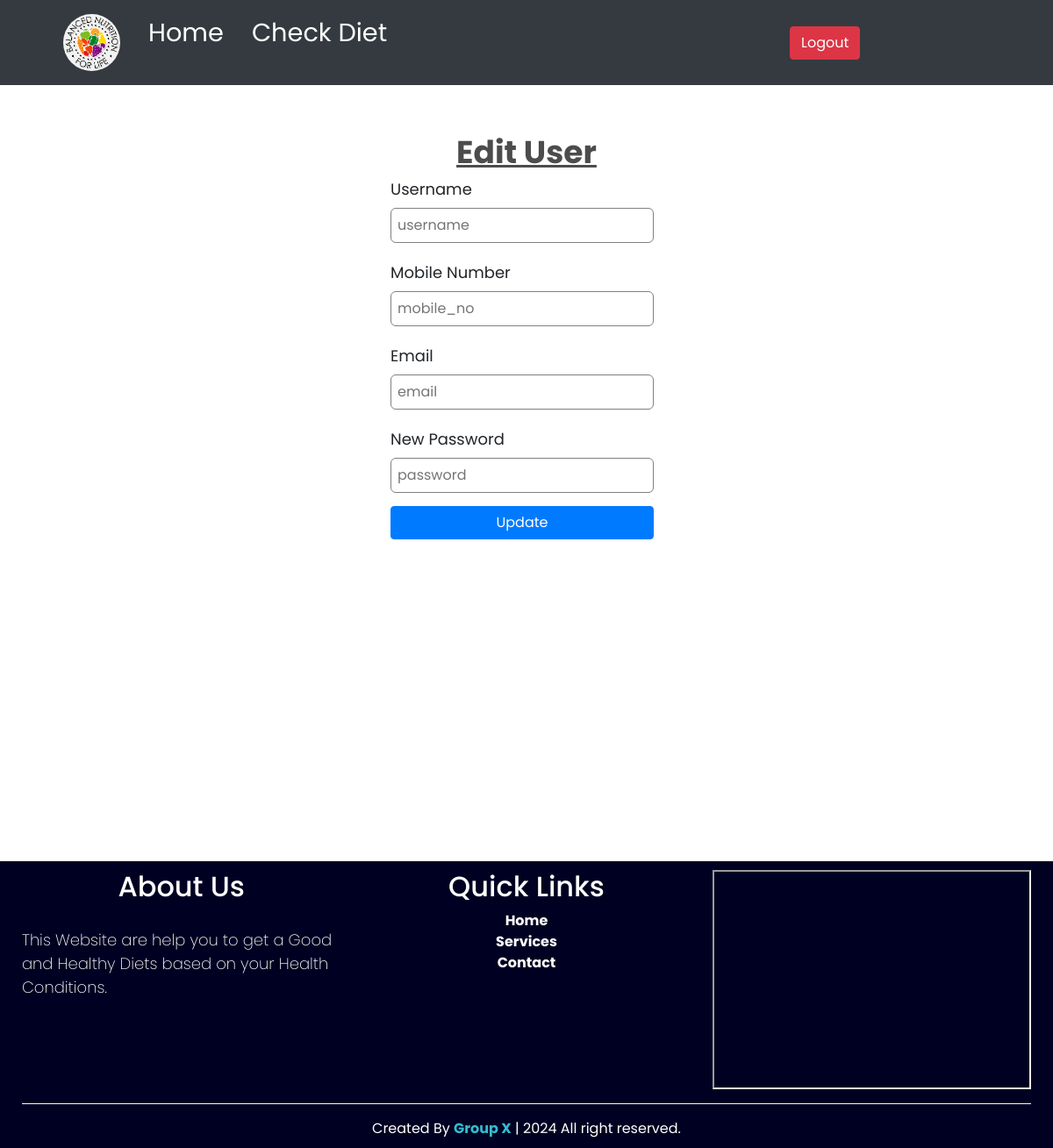
The app's page /editUser/17, older data.
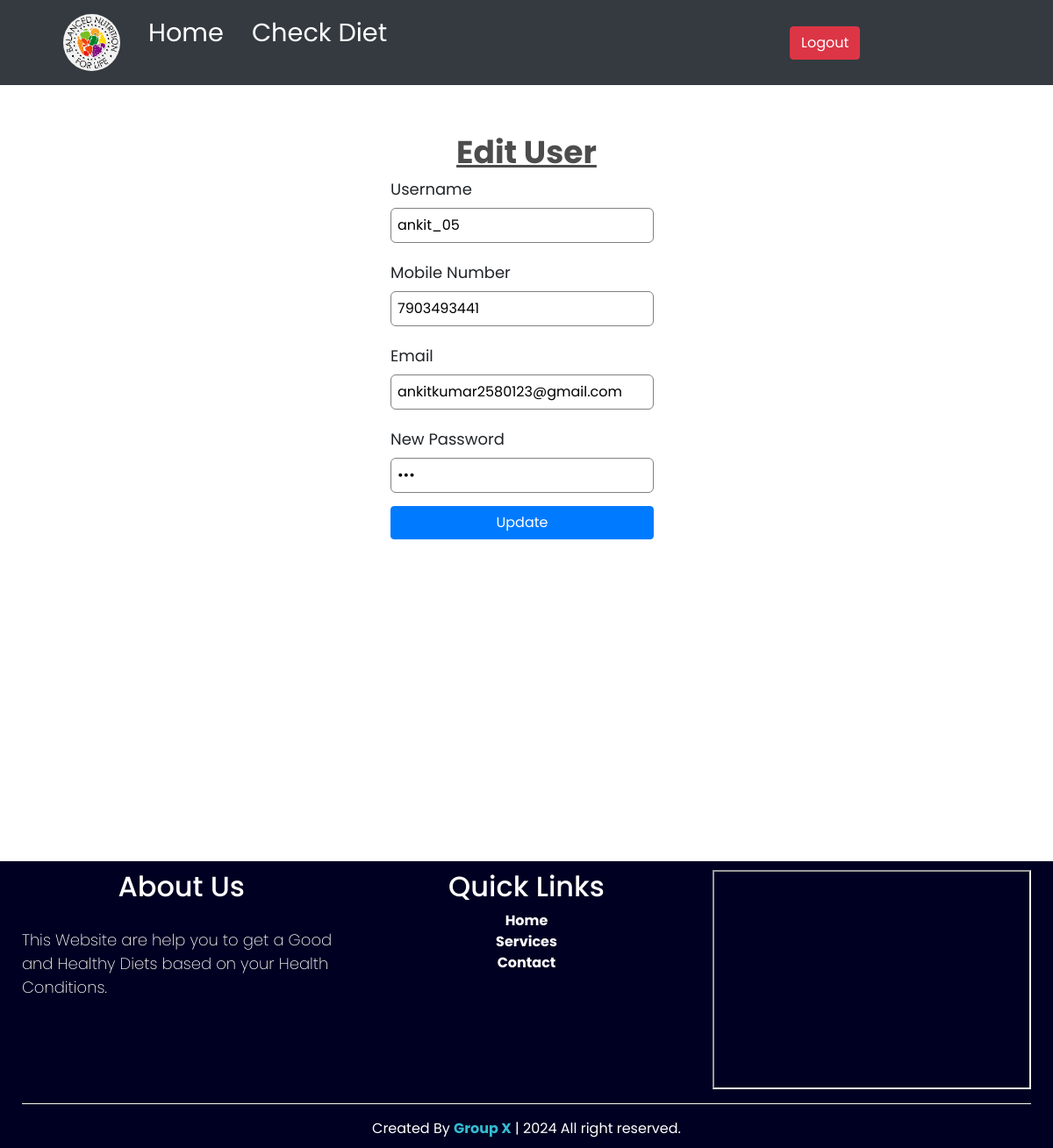
The same page, newer data.
### home/models.py (models this page shows)
class signup(models.Model):
    username=models.CharField(null=False, max_length=50)
    mobile_no=models.IntegerField(null=False)
    email=models.CharField(max_length=15)
    password=models.CharField(max_length=255)

### home/views.py (the view)
# urls.py: path('editUser/<id>',editUser,name="editUser"),
def editUser(request,id):
    data=Signup.objects.filter(id=id).first()
    return render(request,'editUser.html',{'data':data})

### home/templates/editUser.html (shortened to what this page needs)
{% load static %}
{% include 'header.html' %}
<div class="signup-box" style="height: 560px; margin-top:25px;">
                    <h1 style="background-color:white; text-decoration:underline">Edit User</h1>
                    <form method="POST" action="{% url 'update_user' %}" >
                      <label>Username</label>
                      <input type="text" id="username" name="username" placeholder="username"  value="{{data.username}}" required />
                      <label>Mobile Number</label>
                      <input type="text"  id="mobile_no" name="mobile_no" placeholder="mobile_no" value="{{data.mobile_no}}" required/>
                      <label>Email</label>
                      <input type="email" id="email" name="email" placeholder="email" value="{{data.email}}" required/>
                      <label>New Password</label>
                      <input type="password" id="password" name="password" placeholder="password" value="{{data.password}}" required/>
                      <button style="margin-top:15px; align-item:center; width:100%;" type="submit" class="btn btn-primary">Update</button>
                    </form>
                  </div>
{% include 'footer.html' %}

Row changes from the older to the newer data that the page shows:
added signup: username "ankit_05", mobile_no "7903493441", email "ankitkumar2580123@gmail.com"
